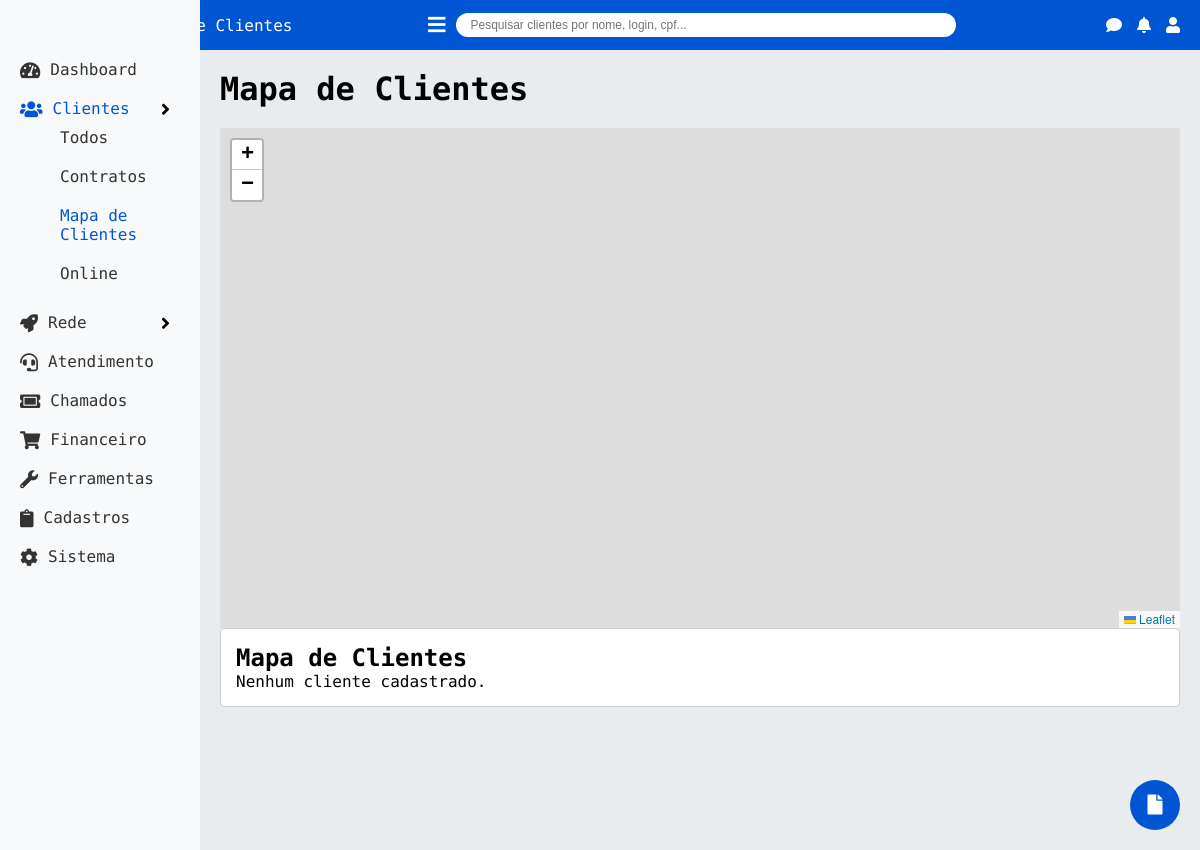
The page /clientes/mapa on the database as committed earlier.
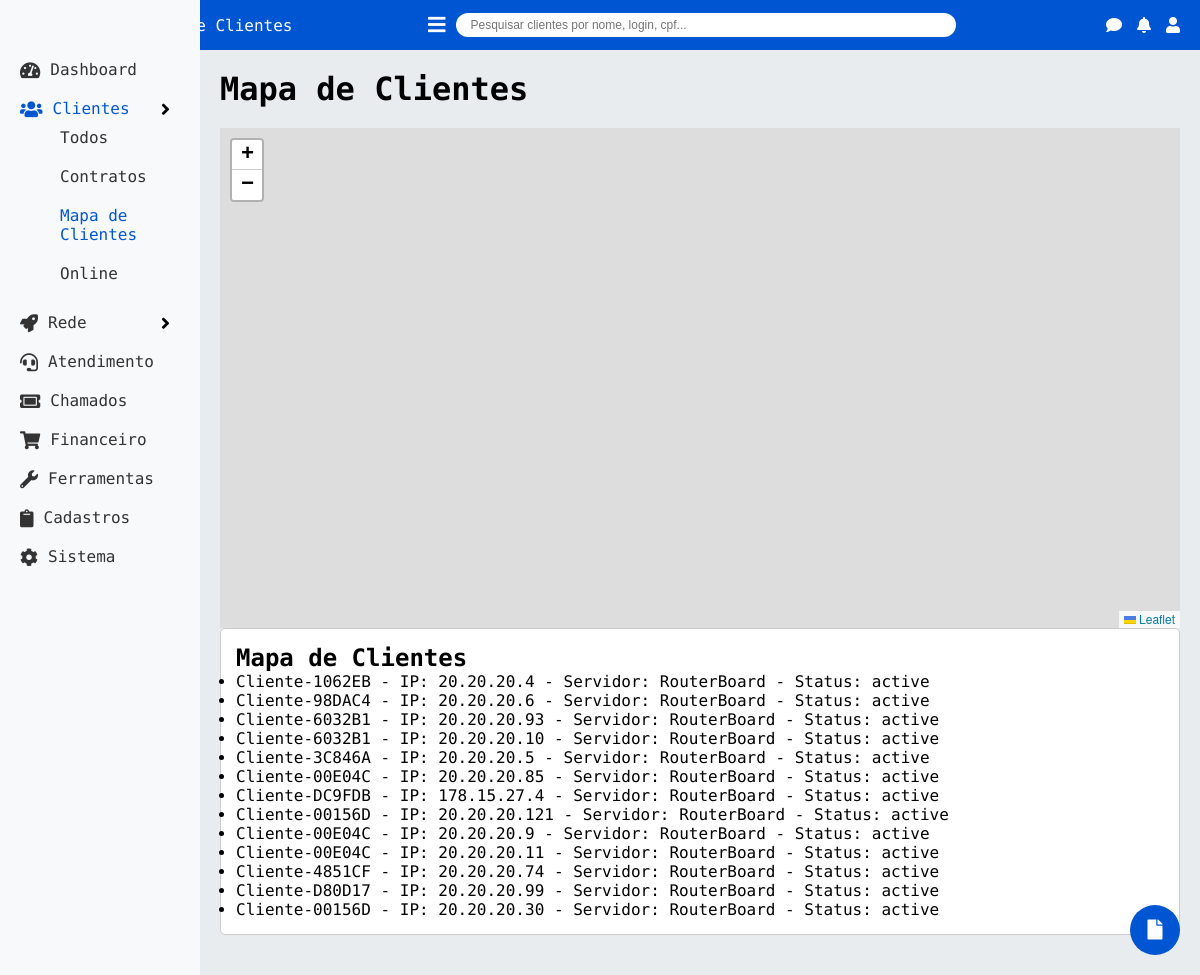
The same page on the database as committed later.
### tables this page shows
CREATE TABLE "clients" (
        id TEXT PRIMARY KEY,
        nome TEXT NOT NULL,
        login TEXT NOT NULL,
        dia_venc TEXT,
        ip TEXT,
        servidor TEXT,
        plano TEXT,
        status TEXT,
        msg_pendencia BOOLEAN,
        msg_bloqueio BOOLEAN,
        data_cadastro TEXT,
        isento_mensalidade BOOLEAN DEFAULT 0
    );

### app.py (the view)
@app.route('/clientes/mapa')
def clientes_mapa():
    conn = get_db_connection()
    cursor = conn.cursor()
    cursor.execute("SELECT * FROM clients")
    clients = cursor.fetchall()
    conn.close()
    return render_template('clientes/mapa.html', page_title="Mapa de Clientes", clients=clients)

### app.py (called while the page is built)
def get_db_connection():
    conn = sqlite3.connect('netgestor.db')
    conn.row_factory = sqlite3.Row
    return conn

### templates/clientes/mapa.html (shortened to what this page needs)
{% extends 'base.html' %}
{% block content %}
    <h1>Mapa de Clientes</h1>
    <div id="map" style="height: 500px; margin-top: 20px;"></div>
    <link rel="stylesheet" href="https://unpkg.com/leaflet@1.9.4/dist/leaflet.css" />
<div class="section section-info">
    <h2>Mapa de Clientes</h2>
    {% if clients %}
        <ul>
            {% for client in clients %}
                <li>{{ client['nome'] }} - IP: {{ client['ip'] }} - Servidor: {{ client['servidor'] }} - Status: {{ client['status'] }}</li>
            {% endfor %}
        </ul>
    {% else %}
        <p>Nenhum cliente cadastrado.</p>
    {% endif %}
</div>
{% endblock %}

### templates/base.html (shortened to what this page needs)
<!DOCTYPE html>
<html lang="pt-BR">
<head>
    <link rel="stylesheet" href="https://cdnjs.cloudflare.com/ajax/libs/font-awesome/5.15.1/css/all.min.css">
</head>
<body>
    <header>
        <nav class="navbar">
            <div class="logo">
                <a class="navbar-brand" href="#">NetGestor</a>
                <span class="page-title">{{ page_title }}</span>
            </div>
            <div class="search-container">
                <button class="menu-toggle" onclick="toggleSidebar()">
                    <i class="fas fa-bars"></i>
                </button>
                <input class="search-bar" type="search" placeholder="Pesquisar clientes por nome, login, cpf..." aria-label="Search">
            </div>
            <div class="navbar-nav">
                <a class="nav-item nav-link" href="#"><i class="fas fa-comment"></i></a>
                <a class="nav-item nav-link" href="#"><i class="fas fa-bell"></i></a>
                <a class="nav-item nav-link" href="#"><i class="fas fa-user"></i></a>
            </div>
        </nav>
    </header>
    <aside class="sidebar" id="sidebar">
        <ul>
            <li>
                <a href="/" class="{% if page_title == 'Dashboard' %}active{% endif %}">
                    <i class="fas fa-tachometer-alt"></i> Dashboard
                </a>
            </li>
            <li>
                <div class="menu-item" onclick="toggleSubmenu('clientes-submenu')">
                    <a href="/clientes" class="{% if page_title == 'Clientes' or page_title == 'Todos os Clientes' or page_title == 'Contratos' or page_title == 'Mapa de Clientes' or page_title == 'Clientes Online' %}active{% endif %}">
                        <i class="fas fa-users"></i> Clientes
                    </a>
                    <i class="fas fa-angle-right arrow" id="clientes-arrow"></i>
                </div>
                <ul class="submenu {% if page_title == 'Todos os Clientes' or page_title == 'Contratos' or page_title == 'Mapa de Clientes' or page_title == 'Clientes Online' %}active{% endif %}" id="clientes-submenu">
                    <li>
                        <a href="/clientes/todos" class="{% if page_title == 'Todos os Clientes' %}active-submenu{% endif %}">
                            Todos
                        </a>
                    </li>
                    <li>
                        <a href="/clientes/contratos" class="{% if page_title == 'Contratos' %}active-submenu{% endif %}">
                            Contratos
                        </a>
                    </li>
                    <li>
                        <a href="/clientes/mapa" class="{% if page_title == 'Mapa de Clientes' %}active-submenu{% endif %}">
                            Mapa de Clientes
                        </a>
                    </li>
                    <li>
                        <a href="/clientes/online" class="{% if page_title == 'Clientes Online' %}active-submenu{% endif %}">
                            Online
                        </a>
                    </li>
                </ul>
            </li>
            <li>
                <div class="menu-item" onclick="toggleSubmenu('rede-submenu')">
                    <a href="/rede" class="{% if page_title == 'Rede' or page_title == 'Servidores' %}active{% endif %}">
                        <i class="fas fa-rocket"></i> Rede
                    </a>
                    <i class="fas fa-angle-right arrow" id="rede-arrow"></i>
                </div>
            </li>
            <li>
                <a href="/atendimento" class="{% if page_title == 'Atendimento' %}active{% endif %}">
                    <i class="fas fa-headset"></i> Atendimento
                </a>
            </li>
            <li>
                <a href="/chamados" class="{% if page_title == 'Chamados' %}active{% endif %}">
                    <i class="fas fa-ticket-alt"></i> Chamados
                </a>
            </li>
            <li>
                <a href="/financeiro" class="{% if page_title == 'Financeiro' %}active{% endif %}">
                    <i class="fas fa-shopping-cart"></i> Financeiro
                </a>
            </li>
            <li>
                <a href="/ferramentas" class="{% if page_title == 'Ferramentas' %}active{% endif %}">
                    <i class="fas fa-wrench"></i> Ferramentas
                </a>
            </li>
            <li>
                <a href="/cadastros" class="{% if page_title == 'Cadastros' %}active{% endif %}">
                    <i class="fas fa-clipboard"></i> Cadastros
                </a>
            </li>
            <li>
                <a href="/sistema" class="{% if page_title == 'Sistema' %}active{% endif %}">
                    <i class="fas fa-cog"></i> Sistema
                </a>
            </li>
        </ul>
    </aside>
    <main class="content" id="content">
        {% block content %}{% endblock %}
    </main>
    <div class="action-btn">
        <i class="fas fa-file"></i>
    </div>
</body>
</html>

### templates/base.html (style rules this page uses)
* { box-sizing: border-box; margin: 0; padding: 0; }
body { font-family: 'Encode Sans Semi Condensed', sans-serif; }
.navbar { background-color: #0056d2; height: 50px; display: flex; align-items: center; justify-content: space-between; padding: 0 20px; }
.navbar-brand { font-weight: 600; color: white; font-size: 20px; text-decoration: none; }
.page-title { color: white; font-size: 16px; margin-left: 10px; }
.logo { display: flex; align-items: center; }
.search-container { flex-grow: 1; display: flex; justify-content: center; align-items: center; }
.search-bar { width: 500px; height: 24px; border-radius: 20px; border: none; padding: 0 15px; font-size: 12px; line-height: 24px; background-color: #fff; }
.navbar-nav { display: flex; align-items: center; }
.nav-item { margin-left: 15px; }
.nav-link i { color: white; font-size: 16px; }
.sidebar { position: fixed; top: 0; bottom: 0; left: 0; width: 200px; background-color: #f8f9fa; padding-top: 50px; transition: transform 0.3s ease; }
.sidebar ul { list-style: none; padding: 0; }
.sidebar li { padding: 10px 20px; }
.sidebar a { text-decoration: none; color: #333; font-size: 16px; display: flex; align-items: center; }
.sidebar i { margin-right: 10px; font-size: 18px; }
.sidebar .active, .sidebar .active-submenu { color: #0056d2; }
.submenu { margin-left: 20px; display: none; }
.submenu.active { display: block; }
.menu-item { display: flex; align-items: center; justify-content: space-between; cursor: pointer; }
.arrow { font-size: 12px; margin-left: 5px; }
.content { margin-left: 200px; padding: 20px; background-color: #e9ecef; min-height: 100vh; transition: margin-left 0.3s ease; }
.action-btn { position: fixed; bottom: 20px; right: 20px; width: 50px; height: 50px; border-radius: 50%; background-color: #0056d2; color: white; text-align: center; line-height: 50px; font-size: 20px; }
.menu-toggle { background-color: transparent; border: none; color: white; font-size: 20px; cursor: pointer; margin-right: 10px; }
.section { margin-bottom: 20px; padding: 15px; border: 1px solid #ccc; border-radius: 5px; }
.section-info { background-color: #fff; }

Rows that differ between the two databases and show on the page:
added clients: nome "Cliente-1062EB", ip "20.20.20.4", servidor "RouterBoard", status "active"
added clients: nome "Cliente-98DAC4", ip "20.20.20.6", servidor "RouterBoard", status "active"
added clients: nome "Cliente-6032B1", ip "20.20.20.93", servidor "RouterBoard", status "active"
added clients: nome "Cliente-6032B1", ip "20.20.20.10", servidor "RouterBoard", status "active"
added clients: nome "Cliente-3C846A", ip "20.20.20.5", servidor "RouterBoard", status "active"
added clients: nome "Cliente-00E04C", ip "20.20.20.85", servidor "RouterBoard", status "active"
added clients: nome "Cliente-DC9FDB", ip "178.15.27.4", servidor "RouterBoard", status "active"
added clients: nome "Cliente-00156D", ip "20.20.20.121", servidor "RouterBoard", status "active"
added clients: nome "Cliente-00E04C", ip "20.20.20.9", servidor "RouterBoard", status "active"
added clients: nome "Cliente-00E04C", ip "20.20.20.11", servidor "RouterBoard", status "active"
added clients: nome "Cliente-4851CF", ip "20.20.20.74", servidor "RouterBoard", status "active"
added clients: nome "Cliente-D80D17", ip "20.20.20.99", servidor "RouterBoard", status "active"
added clients: nome "Cliente-00156D", ip "20.20.20.30", servidor "RouterBoard", status "active"
Other text that changed with them:
text no longer shown: "Nenhum cliente cadastrado."
